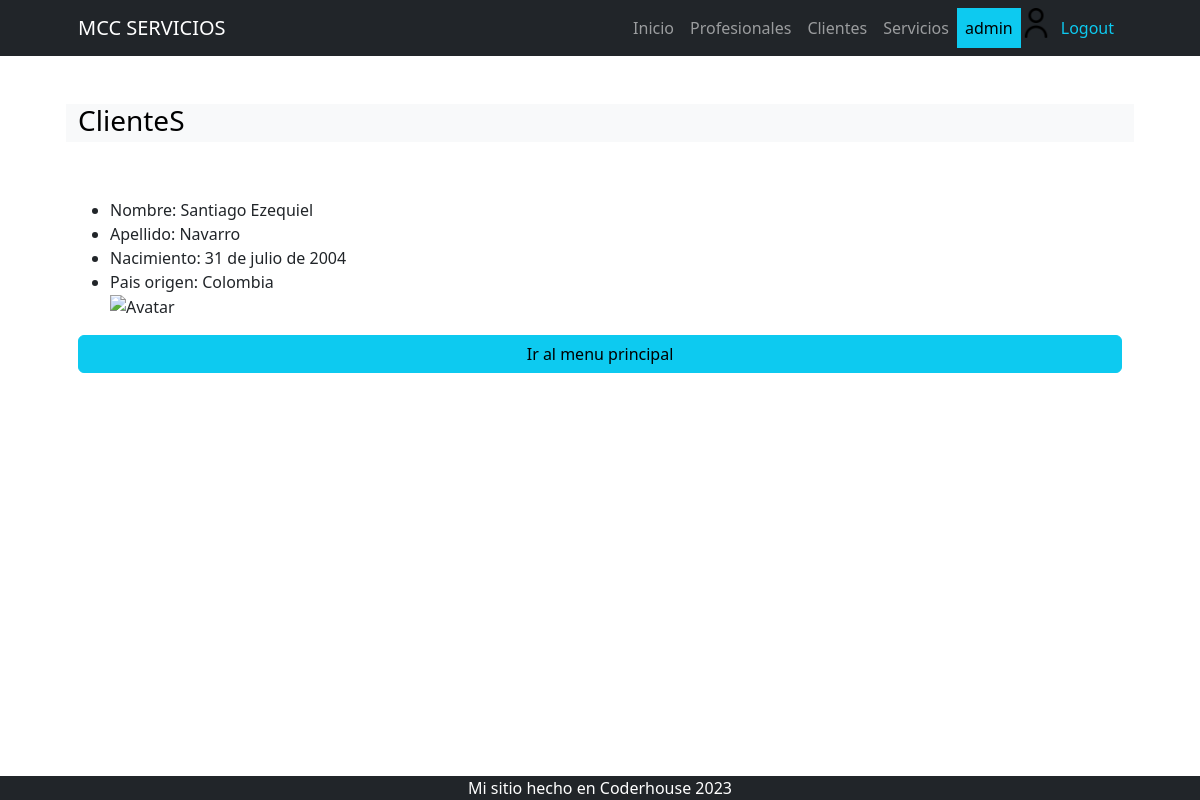
/cliente/cliente/detail/6 (signed in), run on the app's committed database.
### apps/cliente/models.py (models this page shows, shortened)
class Cliente(models.Model):
    nombre = models.CharField(max_length=50)
    apellido = models.CharField(max_length= 50)
    nacimiento = models.DateField(null=True)
    pais_origen_id = models.ForeignKey(Pais, on_delete=models.SET_NULL, null=True, blank=True)
    avatar = models.ImageField(upload_to="avatares",blank=True, null=True)

class Pais(models.Model):
    nombre = models.CharField(max_length=50)
    def __str__(self):
        return self.nombre

### apps/cliente/views.py (the view)
# urls.py: path("cliente/detail/<int:pk>", views.ClienteDetail.as_view(),
class ClienteDetail(DetailView):
    model = models.Cliente

### apps/cliente/templates/cliente/cliente_detail.html
{% extends 'cliente/index.html' %}
{% block INDEX_TITULO %}
    ClienteS
{% endblock INDEX_TITULO %}
{% block INDEX_CONTENIDO %}
    <ul>
        <li>Nombre: {{ object.nombre }} </li>
        <li>Apellido: {{ object.apellido }} </li>
        <li>Nacimiento: {{ object.nacimiento }} </li>
        <li>Pais origen: {{ object.pais_origen_id }} </li>
        <img src="{{ Cliente.avatar.url }}" alt="Avatar">
    </ul>
    {% include 'Home/index_back.html' %}
{% endblock INDEX_CONTENIDO %}

### apps/Home/templates/Home/navbar.html (shortened to what this page needs)
{% load static %}
<nav class="navbar navbar-expand-lg navbar-dark bg-dark">
    <div class="container px-5">
        <a class="navbar-brand" href="{% url 'Home:home' %}">MCC SERVICIOS</a>
        <div class="collapse navbar-collapse" id="navbarSupportedContent">
            <ul class="navbar-nav ms-auto mb-2 mb-lg-0">
                <li class="nav-item"><a class="nav-link {% if request.path == "/" %} active {% endif %}" aria-current="page" href="{% url 'Home:home' %}">Inicio</a></li>
                {% if user.is_authenticated %}
                <li class="nav-item"><a class="nav-link {% if request.path == "/profesionista/" %} active  {% endif %}" href="{% url 'profesionista:home' %}">Profesionales</a></li>
                <li class="nav-item"><a class="nav-link {% if request.path == "/cliente/" %} active  {% endif %}" href="{% url 'cliente:home' %}">Clientes</a></li>
                    <li class="nav-item"><a class="nav-link {% if request.path == "/servicio/" %} active  {% endif %}" href="{% url 'servicio:home' %}">Servicios</a></li>
                    <li class="nav-item"><a class="nav-link text-bg-info">{{ user.username }}</a></li>
                    {% if user.profesional.avatar.url %}
                            <li class="nav-item"><img src="{{user.profesional.avatar.url}}" alt="avatar" class="" style="width: 30px;height: 30px;vertical-align: middle;margin-right: 2px; "></li>
                        {% else %}
                            <li class="nav-item"><img src="{% static 'profesionista/usuario.png' %}" alt=""class="" style="width: 30px;height: 30px;vertical-align: middle;margin-right: 2px; "></li>
                    {% endif %}
                    <li class="nav-item"><a class="nav-link text-info" href="{% url 'Home:logout' %}">Logout</a></li>
                {% endif %}
            </ul>
        </div>
    </div>
</nav>

### data on the page
Cliente: nombre "Santiago Ezequiel", apellido "Navarro", nacimiento "31 de julio de 2004", pais_origen_id "Colombia"

### other printed values
{{ user.username }} "admin"
